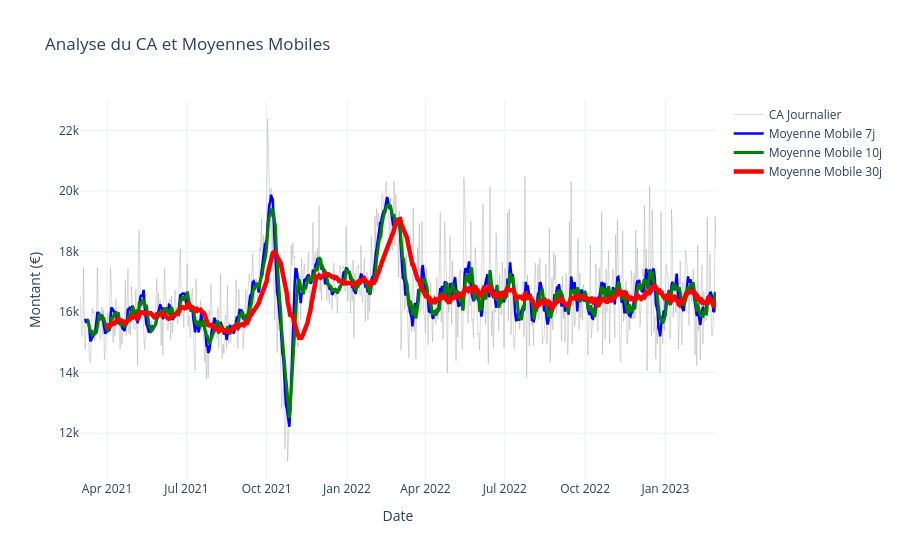

Notebook code cell kept with this figure:
### Code cell
#Graphique des moyenne mobile 

fig = go.Figure()
fig.add_trace(go.Scatter(
    x=ca_journalier['date'], 
    y=ca_journalier['ca'],
    mode='lines',
    name='CA Journalier',
    line=dict(width=0.3, color='gray') 
))
fig.add_trace(go.Scatter(
    x=ca_journalier['date'], 
    y=ca_journalier['mm_7j'],
    mode='lines',
    name='Moyenne Mobile 7j',
    line=dict(width=2.5, color='blue') 
))
fig.add_trace(go.Scatter(
    x=ca_journalier['date'], 
    y=ca_journalier['mm_10j'],
    mode='lines',
    name='Moyenne Mobile 10j',
    line=dict(width=3, color='green') 
))
fig.add_trace(go.Scatter(
    x=ca_journalier['date'], 
    y=ca_journalier['mm_30j'],
    mode='lines',
    name='Moyenne Mobile 30j',
    line=dict(width=4.5, color='red') 
))
# mise en forme
fig.update_layout(
    title="Analyse du CA et Moyennes Mobiles",
    xaxis_title="Date",
    yaxis_title="Montant (€)",
    template="plotly_white"
)

fig.show()

### Figure 1 — Plotly figure (JSON) as saved in the notebook; plotly's stock layout.template omitted (floating-point values rounded to 4 significant figures; data arrays with more than 128 entries replaced by an {"elided": "..."} marker saying what was removed)
{"data": [{"line": {"color": "gray", "width": 0.3}, "mode": "lines", "name": "CA Journalier", "type": "scatter", "x": {"elided": "730 str values"}, "y": {"elided": "730 float values"}}, {"line": {"color": "blue", "width": 2.5}, "mode": "lines", "name": "Moyenne Mobile 7j", "type": "scatter", "x": {"elided": "730 str values"}, "y": {"elided": "730 float values"}}, {"line": {"color": "green", "width": 3}, "mode": "lines", "name": "Moyenne Mobile 10j", "type": "scatter", "x": {"elided": "730 str values"}, "y": {"elided": "730 float values"}}, {"line": {"color": "red", "width": 4.5}, "mode": "lines", "name": "Moyenne Mobile 30j", "type": "scatter", "x": {"elided": "730 str values"}, "y": {"elided": "730 float values"}}], "layout": {"title": {"text": "Analyse du CA et Moyennes Mobiles"}, "xaxis": {"title": {"text": "Date"}}, "yaxis": {"title": {"text": "Montant (€)"}}}}
